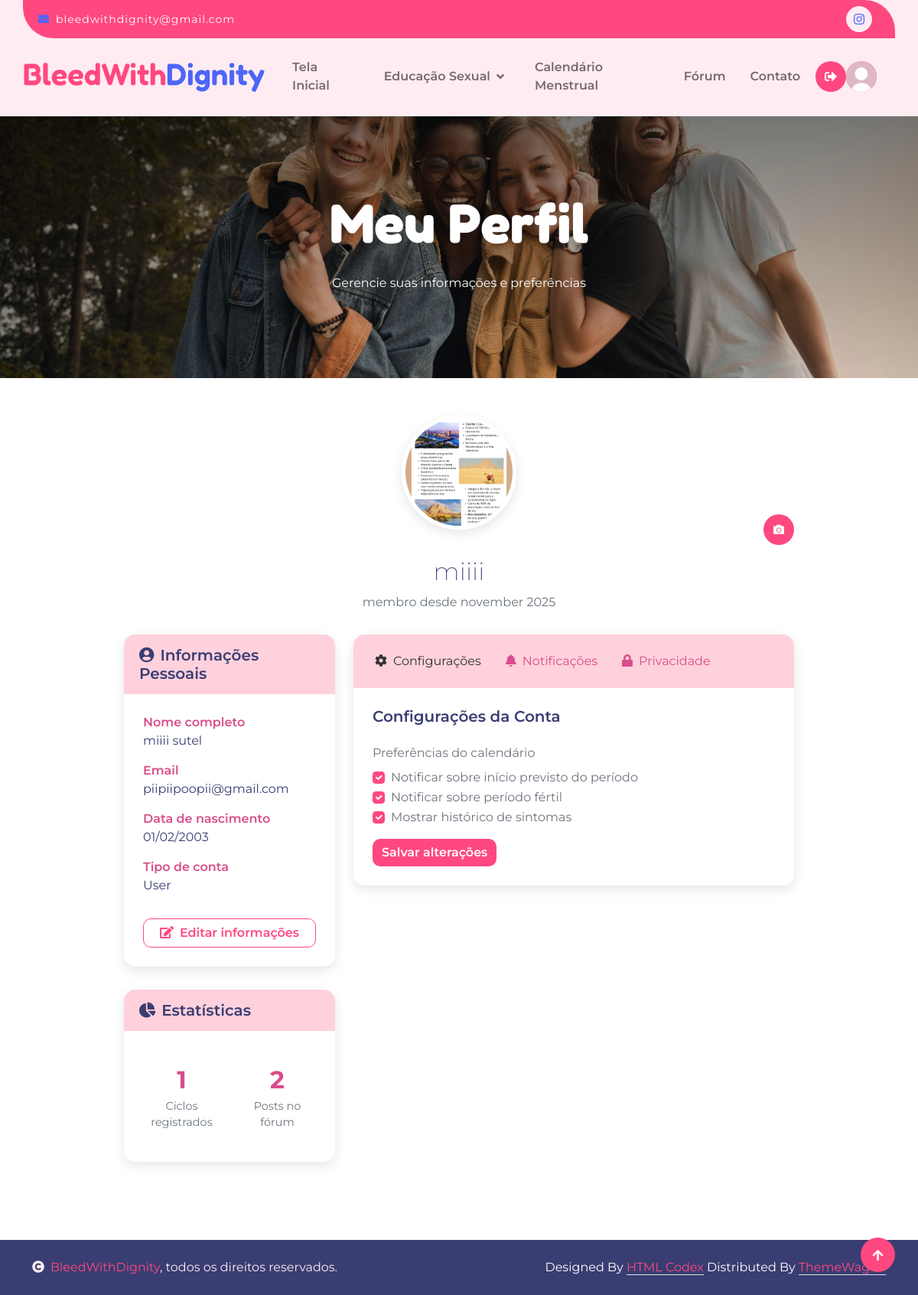
Page /logado/perfillogado.php (signed in) on the committed database.
### tables this page shows
CREATE TABLE `users` (
  `user_id` int NOT NULL,
  `nome` varchar(100) NOT NULL,
  `email` varchar(255) NOT NULL,
  `email_confirmado` tinyint(1) DEFAULT '0',
  `Data_Nascimento` date DEFAULT NULL,
  `senha` varchar(100) NOT NULL,
  `tipo` enum('admin','user') NOT NULL,
  `foto_perfil` varchar(255) DEFAULT NULL
);

### logado/perfillogado.php (the view, shortened to what this page needs)
<?php
include("../include/conexao.php");
$user_id = $_SESSION['user_id'];
$sql = "SELECT * FROM users WHERE user_id = ?";
$stmt = $mysqli->prepare($sql);
$stmt->bind_param("i", $user_id);
$stmt->execute();
$result = $stmt->get_result();
$user = $result->fetch_assoc();
$foto_perfil = isset($user['foto_perfil']) && !empty($user['foto_perfil']) ? '../' . $user['foto_perfil'] : '../img/image.png';
$nome_completo = $user['nome'];
$email = $user['email'];
if (isset($user['Data_Nascimento']) && !empty($user['Data_Nascimento'])) {
    $data_nascimento = date('d/m/Y', strtotime($user['Data_Nascimento']));
} else {
    $data_nascimento = 'Não informada';
}
if (isset($user['data_cadastro']) && !empty($user['data_cadastro'])) {
    $data_cadastro = date('F Y', strtotime($user['data_cadastro']));
} else {
    $data_cadastro = date('F Y');
}
$sql_ciclos = "SELECT COUNT(*) as total FROM calendario_menstrual WHERE user_id = ?";
$stmt_ciclos = $mysqli->prepare($sql_ciclos);
$stmt_ciclos->bind_param("i", $user_id);
$stmt_ciclos->execute();
$result_ciclos = $stmt_ciclos->get_result();
$total_ciclos = $result_ciclos->fetch_assoc()['total'] ?? 0;
$sql_posts = "SELECT COUNT(*) as total FROM forum_posts WHERE autor_id = ?";
$stmt_posts = $mysqli->prepare($sql_posts);
$stmt_posts->bind_param("i", $user_id);
$stmt_posts->execute();
$result_posts = $stmt_posts->get_result();
$total_posts = $result_posts->fetch_assoc()['total'] ?? 0;
?>
<!DOCTYPE html>
<html lang="pt-br">
<head>
 <?php
   require("../include/referenciashead.php");
   ?>
</head>
<body>
     <?php
       require("../include/navbarlogado.php");
             require("../include/botoesperfilpesquisa.php");
        ?>
                </div>
            </nav>
        </div>
    </div>
    <div class="container-fluid page-header py-5 wow fadeIn" data-wow-delay="0.1s">
        <div class="container text-center py-5">
            <h1 class="display-2 text-white mb-4">Meu Perfil</h1>
            <p class="text-white">Gerencie suas informações e preferências</p>
        </div>
    </div>
    <div class="container-fluid py-5">
        <div class="container profile-container">
            <div class="profile-header wow fadeIn" data-wow-delay="0.1s">
<div class="avatar-container position-relative">
                    <img src="<?php echo $foto_perfil; ?>" alt="Avatar" class="profile-avatar" id="profileAvatar">
                    <button type="button" class="btn btn-primary btn-sm position-absolute bottom-0 end-0 rounded-circle"
                            style="width: 40px; height: 40px;" data-bs-toggle="modal" data-bs-target="#uploadPhotoModal">
                        <i class="fas fa-camera"></i>
                    </button>
                </div>
                <h2 class="text-dark mt-3"><?php echo htmlspecialchars(explode(' ', $nome_completo)[0]); ?></h2>
                <p class="text-muted">membro desde <?php echo strtolower($data_cadastro); ?></p>
            </div>
            <div class="row">
                <div class="col-md-4 mb-4">
                    <div class="profile-card wow fadeIn" data-wow-delay="0.2s">
                        <div class="profile-card-header">
                            <h5 class="mb-0"><i class="fas fa-user-circle me-2"></i>Informações Pessoais</h5>
                        </div>
                        <div class="profile-card-body">
                            <div class="profile-info-item">
                                <div class="profile-info-label">Nome completo</div>
<div class="text-dark"><?php echo htmlspecialchars($nome_completo); ?></div>                            </div>
                            <div class="profile-info-item">
                                <div class="profile-info-label">Email</div>
                               <div class="text-dark"><?php echo htmlspecialchars($email); ?></div>
                            </div>
                            <div class="profile-info-item">
                                <div class="profile-info-label">Data de nascimento</div>
                                <div class="text-dark"><?php echo $data_nascimento; ?></div>
                            </div>
                            <div class="profile-info-item">
                                <div class="profile-info-label">Tipo de conta</div>
                                                                <div class="text-dark"><?php echo ucfirst($user['tipo']); ?></div>
                            </div>
                            <button class="btn btn-outline-primary w-100 mt-3" data-bs-toggle="modal" data-bs-target="#editProfileModal">
                                <i class="fas fa-edit me-2"></i>Editar informações
                            </button>
                        </div>
                    </div>
                    <div class="profile-card wow fadeIn" data-wow-delay="0.3s">
                        <div class="profile-card-header">
                            <h5 class="mb-0"><i class="fas fa-chart-pie me-2"></i>Estatísticas</h5>
                        </div>
                        <div class="profile-card-body">
                            <div class="row text-center">
                                <div class="col-6 stats-item">
                                    <div class="stats-number"><?php echo $total_ciclos; ?></div>
                                    <div class="stats-label">Ciclos registrados</div>
                                </div>
                                <div class="col-6 stats-item">
                                    <div class="stats-number"><?php echo $total_posts; ?></div>
                                    <div class="stats-label">Posts no fórum</div>
                                </div>
                            </div>
                        </div>
                    </div>
                </div>
                <div class="col-md-8 mb-4">
                    <div class="profile-card wow fadeIn" data-wow-delay="0.2s">
                        <div class="profile-card-header">
                            <ul class="nav nav-pills card-header-pills">
                                <li class="nav-item">
                                    <a class="nav-link active" href="#configuracoes" data-bs-toggle="tab"><i class="fas fa-cog me-2"></i>Configurações</a>
                                </li>
                                <li class="nav-item">
                                    <a class="nav-link" href="#notificacoes" data-bs-toggle="tab"><i class="fas fa-bell me-2"></i>Notificações</a>
                                </li>
                                <li class="nav-item">
                                    <a class="nav-link" href="#privacidade" data-bs-toggle="tab"><i class="fas fa-lock me-2"></i>Privacidade</a>
                                </li>
                            </ul>
                        </div>
                        <div class="profile-card-body">
                            <div class="tab-content">
                                <div class="tab-pane fade show active" id="configuracoes">
                                    <h5 class="mb-4">Configurações da Conta</h5>
                                    <div class="mb-3">
                                        <label class="form-label">Preferências do calendário</label>
                                        <div class="form-check">
                                            <input class="form-check-input" type="checkbox" id="notifyPeriod" checked>
                                            <label class="form-check-label" for="notifyPeriod">Notificar sobre início previsto do período</label>
                                        </div>
                                        <div class="form-check">
                                            <input class="form-check-input" type="checkbox" id="notifyOvulation" checked>
                                            <label class="form-check-label" for="notifyOvulation">Notificar sobre período fértil</label>
                                        </div>
                                        <div class="form-check">
                                            <input class="form-check-input" type="checkbox" id="showSymptoms" checked>
                                            <label class="form-check-label" for="showSymptoms">Mostrar histórico de sintomas</label>
                                        </div>
                                    </div>
                                    <button class="btn btn-primary">Salvar alterações</button>
                                </div>
                            </div>
                        </div>
                    </div>
                </div>
            </div>
        </div>
    </div>
      <?php
      require("../include/copyright.php");
 require("../include/bibliotecajava.php");
   ?>
</body>
</html>

### css/style.css (style rules this page uses)
h1, h2, h3, .h1, .h2, .h3 { font-weight: 200; font-family: 'Montserrat', sans-serif; }
h4, h5, h6, .h4, .h5, .h6 { font-weight: 600; font-family: 'Montserrat', sans-serif; }
.display-1, .display-2, .display-3, .display-4, .display-5, .display-6 { font-weight: 700; font-family: 'Fredoka', sans-serif; }
.wow, .animated { animation-duration: 2s !important; }
.btn { font-weight: 600; transition: .5s; }
.btn.btn-primary { border: 0; color: var(--bs-white); }
.hero-header, .page-header { background: linear-gradient(rgba(0, 0, 0, 0.5), rgba(0, 0, 0, 0.05)), url(../img/fotos.jpg); background-position: center center; background-repeat: no-repeat; background-size: cover; }
.profile-container { max-width: 900px; margin: 0 auto; }
.profile-header { text-align: center; margin-bottom: 30px; }
.profile-avatar { width: 150px; height: 150px; border-radius: 50%; object-fit: cover; border: 5px solid #fff; box-shadow: 0 5px 15px rgba(0,0,0,0.1); margin-bottom: 20px; }
.profile-card { border-radius: 15px; box-shadow: 0 5px 15px rgba(0,0,0,0.1); margin-bottom: 30px; border: none; }
.profile-card-header { background-color: #FFD1DC; color: #333; border-radius: 15px 15px 0 0 !important; padding: 15px 20px; }
.profile-card-body { padding: 25px; }
.profile-info-item { margin-bottom: 15px; }
.profile-info-label { font-weight: 600; color: #D94D8C; }
.nav-pills .nav-link.active { background-color: #FFD1DC; color: #333; }
.nav-pills .nav-link { color: #D94D8C; }
.stats-item { text-align: center; padding: 15px; }
.stats-number { font-size: 2rem; font-weight: 700; color: #D94D8C; }
.stats-label { color: #6c757d; font-size: 0.9rem; }

### rows in the picture
users: foto_perfil (picture), nome "miiii", nome "miiii sutel", email "piipiipoopii@gmail.com", Data_Nascimento "01/02/2003", tipo "User"

### other values in the picture
$data_cadastro "november 2025"
$total_ciclos "1"
$total_posts "2"
